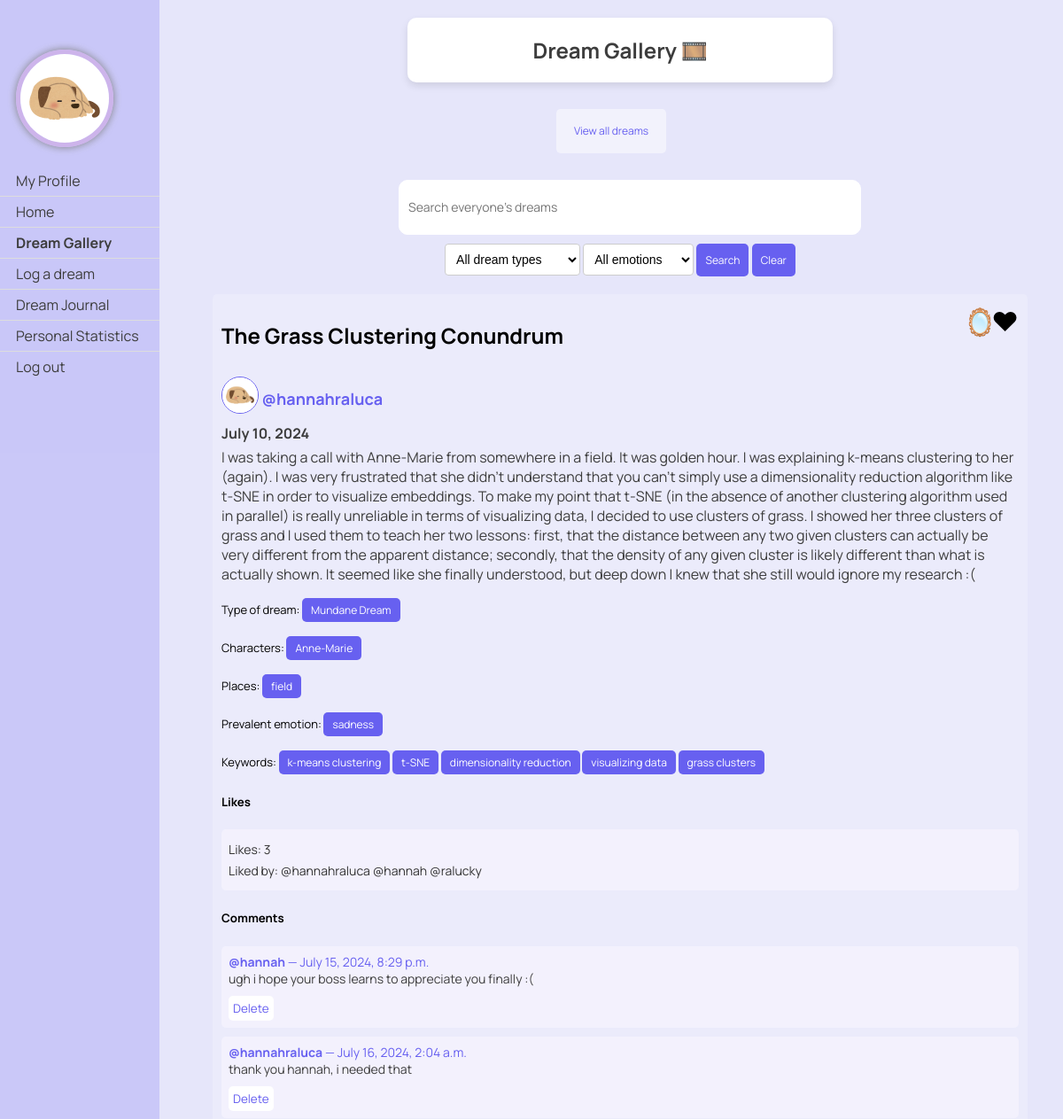
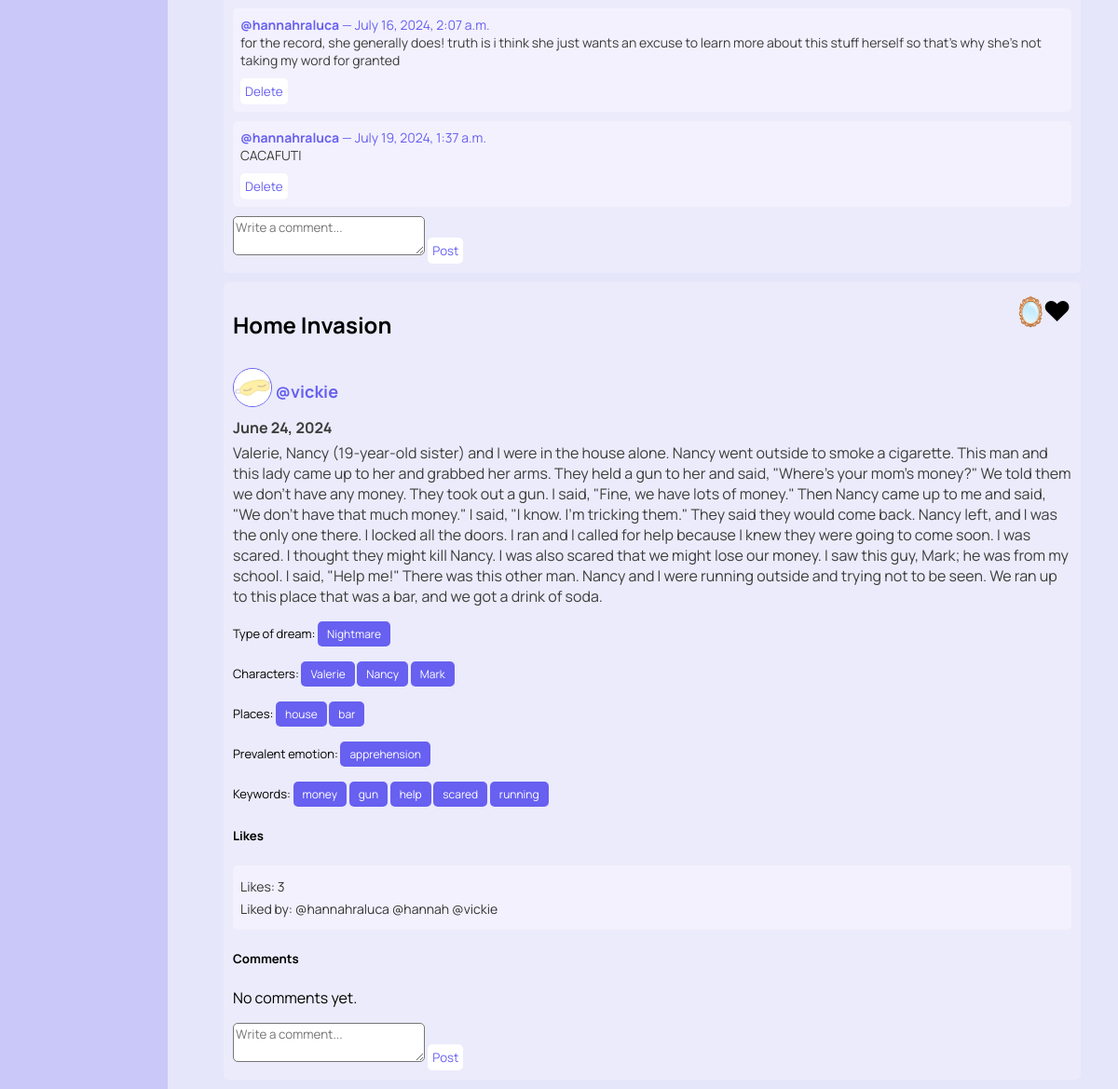
/dreams/view_liked (signed in), run on the app's committed database (2 pictures, top to bottom).
### dreams/models.py (models this page shows, shortened)
class Profile(models.Model):
    user = models.OneToOneField(User, on_delete=models.CASCADE)
    avatar = models.CharField(max_length=100, choices=[
        ('1.jpg', 'Picture 1'),
        ('3.jpg', 'Picture 3'),
        ('4.jpg', 'Picture 4'),
        ('5.jpg', 'Picture 5'),
        ('6.jpg', 'Picture 6'),
        ('7.jpg', 'Picture 7'),
        ('8.jpg', 'Picture 8'),
        ('9.jpg', 'Picture 9'),
        ('10.jpg', 'Picture 10'),
        ('11.jpg', 'Picture 11'),
        ('12.jpg', 'Picture 12'),
        ('13.jpg', 'Picture 13'),
    ],
                              default='1.jpg')
    bio = models.TextField()

class Dream(models.Model):
    classification_options = [
        ('0', 'Nightmare'),
        ('1', 'Mundane Dream'),
        ('2', 'Lucid Dream'),
        ('3', 'Existential Dream'),
    ]
    user = models.ForeignKey(User, on_delete=models.CASCADE)
    date = models.DateField()
    time = models.TimeField(default=timezone.now)
    content = models.TextField()
    shared = models.BooleanField(default=False)
    anon = models.BooleanField(default=False)
    processed = models.BooleanField(default=False)
    is_favorite = models.BooleanField(default=False)
    keywords = models.JSONField(default=list, blank=True)
    classification = models.CharField(max_length=1, choices=classification_options, blank=True, null=True, default='')
    characters = models.JSONField(default=list, blank=True)
    places = models.JSONField(default=list, blank=True)
    emotion = models.CharField(max_length=20, blank=True)
    emotion_options = ['anger', 'apprehension', 'sadness', 'confusion', 'happiness', '']
    optional_titles = models.JSONField(default=list, blank=True)
    title = models.TextField(blank=True)
    User.add_to_class('is_new', models.BooleanField(default=True))
    def likes_count(self):
        return self.likes.count()
    def liked_users(self):
        return [like.user for like in self.likes.all()]
    def classification_string(self):
        return dict(self.classification_options).get(self.classification, "No classification")

class Comment(models.Model):
    dream = models.ForeignKey(Dream, related_name='comments', on_delete=models.CASCADE)
    author = models.ForeignKey(User, on_delete=models.CASCADE)
    text = models.TextField()
    created_date = models.DateTimeField(auto_now_add=True)

### dreams/views.py (the view)
# urls.py: path('view_liked', views.view_liked, name='view_liked'),
@login_required
def view_liked(request):
    query = request.GET.get('q', '')
    liked_dream_likes = DreamLike.objects.filter(user=request.user)
    liked_dreams = [dream_like.dream for dream_like in liked_dream_likes]
    for dream in liked_dreams:
        dream.is_liked_by_user = True
        dream.likes_count = dream.likes_count
        dream.liked_users = dream.liked_users()
    if query:
        liked_dreams = [dream for dream in liked_dreams if query.lower() in dream.content.lower()]
    context = {
        'dreams': liked_dreams,
        'query': query,
        'is_liked_view': True,
    }
    return render(request, 'dreams/gallery.html', context)

### dreams/templatetags/highlight.py (called while the page is built)
@register.filter(name='highlight')
def highlight(text, search):
    pattern = re.compile(
        r'\b{}\b'.format(re.escape(search)),
        re.IGNORECASE
    )
    highlighted_text = pattern.sub(lambda m: f'<span class="highlight">{m.group()}</span>', text)
    return highlighted_text

### dreams/templates/dreams/gallery.html (shortened to what this page needs)
{% load static %}
{% load highlight %}
<!DOCTYPE html>
<html>
<head>
    <link rel="stylesheet" type="text/css" href="{% static 'css/styles.css' %}">
</head>
<body>
    <div class="header">
        <h2>Dream Gallery 🎞️</h2>
    </div>
    <div class="sidenav">
        <a href="{% url 'dreams:profile' %}" class="profile-link">
            <img src="{% static 'pfps/'|add:user.profile.avatar %}"
                 style="width: 100px; height: 100px; border-radius: 50%; border: 5px solid #cdb4eb; box-shadow: 0 0 10px #808080;">
            <br></br>
            <span>My Profile</span>
        </a>
        <a href="/">Home</a>
        <a href="{% url 'dreams:gallery' %}"><b>Dream Gallery</b></a>
        <a href="{% url 'dreams:log_dream' %}">Log a dream</a>
        <a href="{% url 'dreams:dream_journal' %}">Dream Journal</a>
        <a href="{% url 'dreams:personal_statistics' %}">Personal Statistics</a>
        <a href="{% url 'logout' %}">Log out</a>
    </div>
    <div class="button-container">
        <div>
            {% if is_liked_view %}
                <a href="{% url 'dreams:gallery' %}" class="button">View all dreams</a>
            {% else %}
                <a href="{% url 'dreams:view_liked' %}" class="button">View liked dreams</a>
            {% endif %}
        </div>
    </div>
    <div class="container">
        <form class="search-form" method="get" action="{% url 'dreams:gallery' %}">
            <input id="searchInput" type="text" name="q" placeholder="Search everyone's dreams" value="{{ query }}">
            <select id="classification" name="classification">
                <option value="">All dream types</option>
            </select>
            <select id="emotion" name="emotion">
                <option value="">All emotions</option>
            </select>
            <button type="submit">Search</button>
            <button type="button" onclick="clearSearch()">Clear</button>
        </form>
    </div>
    <div class="dreams">
        {% if dreams %}
            {% for dream in dreams|dictsortreversed:"date" %}
                {% if dream.shared %}
                    {% if not query or query|lower in dream.content|lower %}
                        <div class="dream">
                            {% if dream.title %}
                            <h2 class="dream-title">{{ dream.title }}</h2>
                            {% endif %}
                            {% if not dream.anon %}
                                <h2 class="dream-user">
                                    <img src="{% static 'pfps/'|add:dream.user.profile.avatar %}"
                                         style="width: 40px; height: 40px; border-radius: 50%;border: 1px solid rgba(103, 96, 240); position: relative; top: 10px;">
                                    <a href="{% url 'dreams:view_users_dreams' dream.user.username %}" style="text-decoration: none; color: inherit;">
                                        @{{ dream.user.username }}
                                    </a>
                                </h2>
                            {% endif %}
                            <h3 class="dream-date">{{ dream.date }}</h3>
                            <p class="dream-content">
                                {% autoescape off %}
                                {{ dream.content|safe|highlight:query }}
                                {% endautoescape %}
                            </p>
                            <p class="class-form">
                                {% if dream.classification %}
                                    Type of dream:
                                    <form class="class-form" method="get" action="{% url 'dreams:gallery' %}">
                                        <button type="submit">{{ dream.classification_string }}</button>
                                    </form>
                                {% endif %}
                            </p>
                            <p class="class-form">
                                {% if dream.characters %}
                                    Characters:
                                    {% for character in dream.characters %}
                                        <form class="class-form" method="get" action="{% url 'dreams:gallery' %}">
                                            <button type="submit">{{ character }}</button>
                                        </form>
                                    {% endfor %}
                                {% endif %}
                            </p>
                            <p class="class-form">
                                {% if dream.places %}
                                    Places:
                                    {% for place in dream.places %}
                                        <form class="class-form" method="get" action="{% url 'dreams:gallery' %}">
                                            <button type="submit">{{ place }}</button>
                                        </form>
                                    {% endfor %}
                                {% endif %}
                            </p>
                            <p class="class-form">
                                {% if dream.emotion %}
                                    Prevalent emotion:
                                    <form class="class-form" method="get" action="{% url 'dreams:gallery' %}">
                                        <button type="submit">{{ dream.emotion }}</button>
                                    </form>
                                {% endif %}
                            </p>
                            <p class="keyword-form">
                                {%if dream.keywords%}
                                Keywords:
                                {%endif%}
                                {% for keyword in dream.keywords %}
                                    <form class="keyword-form" method="get" action="{% url 'dreams:gallery' %}">
                                        <button type="submit">{{ keyword }}</button>
                                    </form>
                                {% endfor %}
                            </p>
                            <h5>Likes</h5>
                            <div class="like-info">
                                <p>Likes: {{ dream.likes_count }}</p>
                                <p>Liked by:
                                    {% for user in dream.liked_users %}
                                    <a href="{% url 'dreams:view_users_dreams' user.username %}"
                                                     style="text-decoration: none; color: inherit;">
                                                    @{{ user.username }}</a>
                                    {% endfor %}
                                </p>
                            </div>
                            <div class="menu">
                                <span class="icon">
                                    {% if dream.is_liked_by_user %}
                                        ♥
                                    {% else %}
                                        ♡
                                    {% endif %}
                                </span>
                            </div>
                            <div class="menu">
                                <span class="icon" style="margin-right: 25px">🪞</span>
                            </div>
                            <div>
                                <h5>Comments</h5>
                                <div class="comment-section">
                                    {% for comment in dream.comments.all %}
                                        <div class="comment">
                                            <p><b><a href="{% url 'dreams:view_users_dreams' comment.author.username %}"
                                                     style="text-decoration: none; color: inherit;">
                                                    @{{ comment.author }}</a></h2></b> — {{ comment.created_date }} </p>
                                            <div class="comment-text">
                                                {{ comment.text }}
                                            </div>
                                            {% if comment.author == request.user or dream.user == request.user %}
                                                <form method="post" action="{% url 'dreams:delete_comment' comment.id %}">
                                                    <button type="submit" style="font-size: smaller; padding: 5px; width: auto; height: auto;">Delete</button>
                                                </form>
                                            {% endif %}
                                        </div>
                                    {% empty %}
                                        <p>No comments yet.</p>
                                    {% endfor %}
                                </div>
                                <div class="comment-container">
                                    <form method="post" action="{% url 'dreams:add_comment' dream.id %}">
                                        <textarea id="comment" name="text" rows="2" placeholder="Write a comment..." style="font-family: Manrope; width: 200px; border-radius: 5px;" required></textarea>
                                        <button type="submit" style="font-size: smaller; padding: 5px; width: auto; height: auto;">Post</button>
                                    </form>
                                </div>
                            </div>
                        </div>
                    {% endif %}
                {% endif %}
            {% endfor %}
            {% else %}
                <p>No liked dreams found.</p>
            {% endif %}
            </div>
        </body>
        </html>

### static/css/styles.css (style rules this page uses)
body { font-family: 'Manrope', -apple-system, BlinkMacSystemFont, "Segoe UI", Roboto, Oxygen-Sans, Ubuntu, Cantarell, "Helvetica Neue", sans-serif; margin: 0; padding: 0; background-color: #E6E6FA; }
.button, button { font-family: 'Manrope', sans-serif; background-color: white; color: rgba(103, 96, 240); text-decoration: none; padding: 10px 20px; border: none; border-radius: 5px; font-size: 18px; cursor: pointer; width: 200px; height: 50px; display: inline-flex; align-items: center; justify-content: center; transition: background-color 0.3s, color 0.3s; }

### data on the page
Dream: title "The Grass Clustering Conundrum", user.avatar (picture), user.username "hannahraluca", date "July 10, 2024", content|highlight "I was taking a call with Anne - Marie from somewhere in a field . It was golden hour . I was explaining k - means clustering to her ( again ). I was very frustrated that she didn ' t understand that you can ' t simply use a dimensionality reduction algorithm like t - SNE in order to visualize embeddings . To make my point that t - SNE ( in the absence of another clustering algorithm used in parallel ) is really unreliable in terms of visualizing data , I decided to use clusters of grass . I showed her three clusters of grass and I used them to teach her two lessons : first , that the distance between any two given clusters can actually be very different from the apparent distance ; secondly…", classification_string "Mundane Dream", characters "Anne-Marie", places "field", emotion "sadness", shows "Keywords:", keywords "k-means clustering" "t-SNE" "dimensionality reduction" "visualizing data" "grass clusters", likes_count "3"
Comment: author "hannah", created_date "July 15, 2024, 8:29 p.m.", text "ugh i hope your boss learns to appreciate you finally :(", shows "Delete"
Comment: author "hannahraluca", created_date "July 16, 2024, 2:04 a.m.", text "thank you hannah, i needed that", shows "Delete"
Comment: author "hannahraluca", created_date "July 16, 2024, 2:07 a.m.", text "for the record, she generally does! truth is i think she just wants an excuse to learn more about this stuff herself so that's why she's not taking my word for granted", shows "Delete"
Comment: author "hannahraluca", created_date "July 19, 2024, 1:37 a.m.", text "CACAFUTI", shows "Delete"
Dream: title "Home Invasion", user.avatar (picture), user.username "vickie", date "June 24, 2024", content|highlight "Valerie , Nancy ( 19 - year - old sister ) and I were in the house alone . Nancy went outside to smoke a cigarette . This man and this lady came up to her and grabbed her arms . They held a gun to her and said , \" Where ' s your mom ' s money ?\" We told them we don ' t have any money . They took out a gun . I said , \" Fine , we have lots of money .\" Then Nancy came up to me and said , \" We don ' t have that much money .\" I said , \" I know . I ' m tricking them .\" They said they would come back . Nancy left , and I was the only one there . I locked all the doors . I ran and I called for help because I knew they were going to come soon . I was scared . I thought they might kill Nancy . I was…", classification_string "Nightmare", characters "Valerie" "Nancy" "Mark", places "house" "bar", emotion "apprehension", shows "Keywords:", keywords "money" "gun" "help" "scared" "running", likes_count "3"

### other printed values
{{ user.username }} "hannahraluca"
{{ user.username }} "hannah"
{{ user.username }} "ralucky"
{{ user.username }} "vickie"
